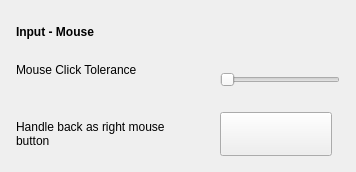
        <widget class="QFrame" name="mouseSettingsCard">
         <property name="surface" stdset="0">
          <string notr="true">card</string>
         </property>
         <property name="frameShape">
          <enum>QFrame::NoFrame</enum>
         </property>
         <property name="sizePolicy">
          <sizepolicy hsizetype="Expanding" vsizetype="Preferred">
           <horstretch>0</horstretch>
           <verstretch>0</verstretch>
          </sizepolicy>
         </property>
         <layout class="QFormLayout" name="mouseSettingsLayout">
          <property name="fieldGrowthPolicy">
           <enum>QFormLayout::AllNonFixedFieldsGrow</enum>
          </property>
          <property name="rowWrapPolicy">
           <enum>QFormLayout::WrapLongRows</enum>
          </property>
          <property name="labelAlignment">
           <set>Qt::AlignLeading|Qt::AlignLeft|Qt::AlignVCenter</set>
          </property>
          <property name="formAlignment">
           <set>Qt::AlignLeading|Qt::AlignLeft|Qt::AlignTop</set>
          </property>
          <property name="horizontalSpacing">
           <number>24</number>
          </property>
          <property name="verticalSpacing">
           <number>10</number>
          </property>
          <property name="leftMargin">
           <number>16</number>
          </property>
          <property name="topMargin">
           <number>16</number>
          </property>
          <property name="rightMargin">
           <number>16</number>
          </property>
          <property name="bottomMargin">
           <number>16</number>
          </property>
          <item row="0" column="0" colspan="2">
           <widget class="QLabel" name="labelInputMouse">
            <property name="font">
             <font>
              <bold>true</bold>
             </font>
            </property>
            <property name="text">
             <string>Input - Mouse</string>
            </property>
            <property name="wordWrap">
             <bool>true</bool>
            </property>
            <property name="sizePolicy">
             <sizepolicy hsizetype="Preferred" vsizetype="Preferred">
              <horstretch>0</horstretch>
              <verstretch>0</verstretch>
             </sizepolicy>
            </property>
            <property name="role" stdset="0">
             <string notr="true">sectionTitle</string>
            </property>
            <property name="maximumSize">
             <size>
              <width>16777215</width>
              <height>16777215</height>
             </size>
            </property>
            <property name="minimumSize">
             <size>
              <width>0</width>
              <height>32</height>
             </size>
            </property>
           </widget>
          </item>
          <item row="1" column="0">
           <widget class="QLabel" name="labelToleranceDistanceMouse">
            <property name="text">
             <string>Mouse Click Tolerance</string>
            </property>
            <property name="wordWrap">
             <bool>true</bool>
            </property>
            <property name="sizePolicy">
             <sizepolicy hsizetype="Preferred" vsizetype="Preferred">
              <horstretch>0</horstretch>
              <verstretch>0</verstretch>
             </sizepolicy>
            </property>
            <property name="maximumSize">
             <size>
              <width>240</width>
              <height>16777215</height>
             </size>
            </property>
            <property name="buddy">
             <cstring>slideToleranceDistanceMouse</cstring>
            </property>
            <property name="minimumSize">
             <size>
              <width>180</width>
              <height>0</height>
             </size>
            </property>
           </widget>
          </item>
          <item row="1" column="1">
           <widget class="QSlider" name="slideToleranceDistanceMouse">
            <property name="minimum">
             <number>0</number>
            </property>
            <property name="maximum">
             <number>50</number>
            </property>
            <property name="singleStep">
             <number>1</number>
            </property>
            <property name="pageStep">
             <number>10</number>
            </property>
            <property name="value">
             <number>0</number>
            </property>
            <property name="orientation">
             <enum>Qt::Horizontal</enum>
            </property>
            <property name="tickInterval">
             <number>10</number>
            </property>
            <property name="minimumSize">
             <size>
              <width>120</width>
              <height>44</height>
             </size>
            </property>
            <property name="sizePolicy">
             <sizepolicy hsizetype="Expanding" vsizetype="Fixed">
              <horstretch>0</horstretch>
              <verstretch>0</verstretch>
             </sizepolicy>
            </property>
            <property name="tickPosition">
             <enum>QSlider::NoTicks</enum>
            </property>
           </widget>
          </item>
          <item row="2" column="0">
           <widget class="QLabel" name="labelHandleBackRightMouseButton">
            <property name="text">
             <string>Handle back as right mouse button</string>
            </property>
            <property name="wordWrap">
             <bool>true</bool>
            </property>
            <property name="sizePolicy">
             <sizepolicy hsizetype="Preferred" vsizetype="Preferred">
              <horstretch>0</horstretch>
              <verstretch>0</verstretch>
             </sizepolicy>
            </property>
            <property name="maximumSize">
             <size>
              <width>240</width>
              <height>16777215</height>
             </size>
            </property>
            <property name="buddy">
             <cstring>buttonHandleBackRightMouseButton</cstring>
            </property>
            <property name="minimumSize">
             <size>
              <width>180</width>
              <height>0</height>
             </size>
            </property>
           </widget>
          </item>
          <item row="2" column="1" alignment="Qt::AlignRight">
           <widget class="QToolButton" name="buttonHandleBackRightMouseButton">
            <property name="text">
             <string />
            </property>
            <property name="checkable">
             <bool>true</bool>
            </property>
            <property name="minimumSize">
             <size>
              <width>88</width>
              <height>44</height>
             </size>
            </property>
            <property name="sizePolicy">
             <sizepolicy hsizetype="Expanding" vsizetype="Fixed">
              <horstretch>0</horstretch>
              <verstretch>0</verstretch>
             </sizepolicy>
            </property>
            <property name="maximumSize">
             <size>
              <width>112</width>
              <height>16777215</height>
             </size>
            </property>
           </widget>
          </item>
         </layout>
        </widget>
